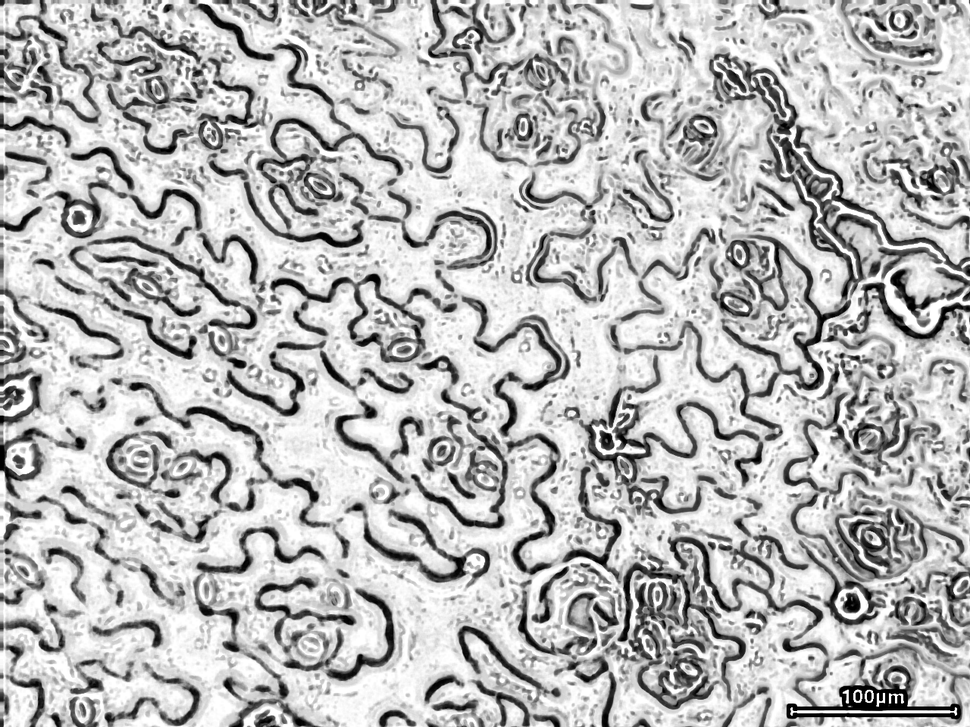
#> input picture final.png, 970 x 727 px, shrunk from 1280 x 960 before the run
$ python final.py
#> lines starting #> are read from the running program, lines starting #| are printed output that depends on the picture; after the words box and inside, x2 and y2 are one past the last pixel; in counts of white or black regions, pixels touching at a corner belong together
import numpy as np
import cv2

def updateValue(new_value):
    # Make sure to write the new value into the global variable
    global trackbar_value
    trackbar_value = new_value


trackbar_value = 0

cv2.namedWindow("Processed Image")
cv2.createTrackbar("blur1_iteratoin", "Processed Image", 0, 10, updateValue)
cv2.createTrackbar("blur2_iteratoin", "Processed Image", 0, 10, updateValue)
cv2.createTrackbar("percentile", "Processed Image", 0, 255, updateValue)
cv2.createTrackbar("Kernel_blur1", "Processed Image",0, 50, updateValue)
cv2.createTrackbar("Kernel_blur2", "Processed Image",0, 50, updateValue)
cv2.createTrackbar("kernel_opening", "Processed Image",0,20,updateValue)
cv2.createTrackbar("kernel_closing", "Processed Image",0,20,updateValue)
cv2.createTrackbar("first erode", "Processed Image", 0, 10, updateValue)
cv2.createTrackbar("Dilation", "Processed Image", 0, 10, updateValue)
cv2.createTrackbar("Erode after Dilate", "Processed Image", 0, 10, updateValue)
cv2.createTrackbar("Kernel_Erosion", "Processed Image",0,20,updateValue)
cv2.createTrackbar("Kernel_Dialation", "Processed Image",0,20,updateValue)


# Blur1 = 31
# Blur2 = 5
# perc = 80
img = cv2.imread("final.png",0)
#> img is the input picture: shape (727, 970); min 0, max 255, mean 185.2

while True:
    itr1 = cv2.getTrackbarPos("blur1_iteratoin", "Processed Image")

    itr2 = cv2.getTrackbarPos("blur2_iteratoin", "Processed Image")
    perc = cv2.getTrackbarPos("percentile", "Processed Image")
    Blur1 = cv2.getTrackbarPos("Kernel_blur1", "Processed Image") or 31
    if Blur1%2==0:
           Blur1+=1 #if Blur1 is an even number this will add 1 with that even number
    Blur2 = cv2.getTrackbarPos("Kernel_blur2", "Processed Image") or 5
    if Blur2%2==0:
           Blur2+=1 #if Blur1 is an even number this will add 1 with that even number
    ero = cv2.getTrackbarPos('first erode', "Processed Image")
    dil = cv2.getTrackbarPos('Dilation', "Processed Image")
    dil_err = cv2.getTrackbarPos("Erode after Dilate", "Processed Image")
    k1 = cv2.getTrackbarPos("Kernel_Erosion", "Processed Image") or 1
    # if k1%2==0:
    #        k1+=1 #if Blur1 is an even number this will add 1 with that even number
    k2 = cv2.getTrackbarPos("Kernel_Dialation", "Processed Image") or 1
    # if k2%2==0:
    #        k2+=1 #if Blur1 is an even number this will add 1 with that even number
    k3= cv2.getTrackbarPos("kernel_opening", "Processed Image") or 1
    # if k3%2==0:
    #        k3+=1 #if Blur1 is an even number this will add 1 with that even number
    k4= cv2.getTrackbarPos("kernel_closing", "Processed Image") or 1
    # if k4%2==0:
    #        k4+=1 #if Blur1 is an even number this will add 1 with that even number


    blur1 = cv2.GaussianBlur(img,(Blur1,Blur1),itr1)
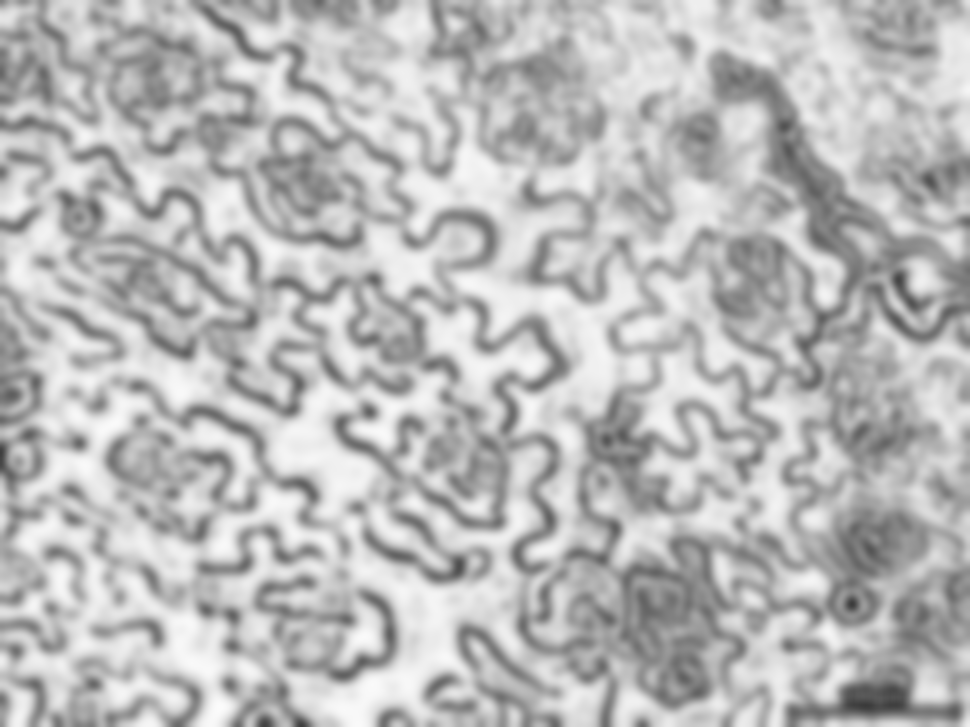
#> blur1: shape (727, 970); min 58, max 252, mean 185.2
    #cv2.imshow("blur1",blur1)
    blur2 = cv2.GaussianBlur(img,(Blur2,Blur2),itr2)
    #cv2.imshow("blur2",blur2)
    res = blur1.astype('float')-blur2.astype('float')
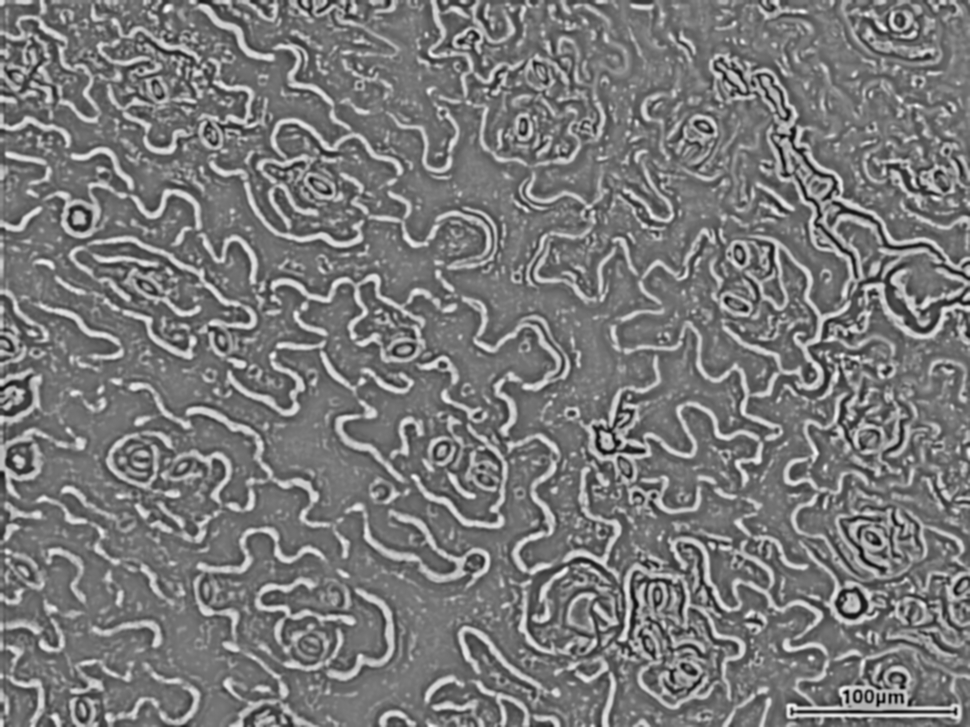
#> res: shape (727, 970) float64; min -132, max 143, mean 0; drawn with min black and max white


    res-=np.amin(res)
    res/=np.amax(res)
    print(np.percentile(res,perc))
#| 0.0
    res = (res>np.percentile(res,perc)).astype("uint8")*255
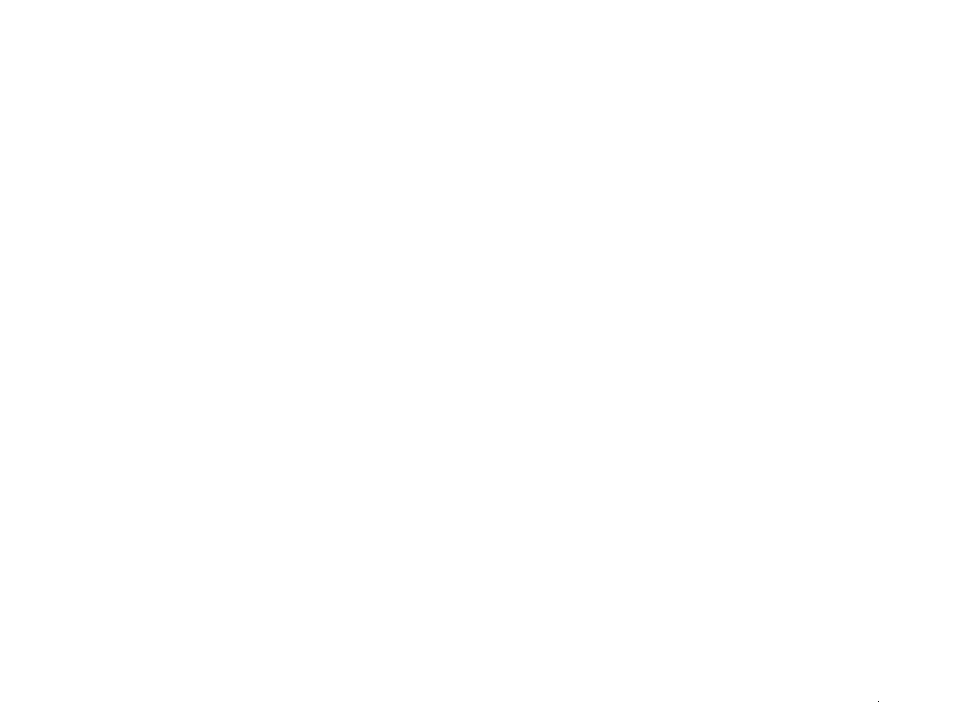
#> res: shape (727, 970); 100% white; black in thin lines or dots, all inside (x1, y1, x2, y2) = (878, 701, 879, 702)

    #cv2.imshow('heatmap', res)
    kernel_op = np.ones((k3,k3),np.uint8)
    openning= cv2.morphologyEx(res,cv2.MORPH_OPEN,kernel_op)
    kernel_cl = np.ones((k4,k4),np.uint8)
    closing= cv2.morphologyEx(openning,cv2.MORPH_CLOSE,kernel_cl)
    kernel_o = np.ones((k1,k1),np.uint8)
    #kernel1 = cv2.getStructuringElement(cv2.MORPH_ELLIPSE, kernel_o)
    kernel_c = np.ones((k2,k2),np.uint8)
    #kernel = cv2.getStructuringElement(cv2.MORPH_ELLIPSE, kernel_c)
    erosion = cv2.erode(closing, kernel_o, iterations=ero)
    dilation = cv2.dilate(erosion, kernel_c, iterations=dil)
    dil_erode = cv2.erode(dilation, kernel_o, iterations=dil_err)
    #_ , gray_filtered = cv2.threshold(dil_erode, 0, 255,cv2.THRESH_BINARY_INV)
    gray_filtered= cv2.adaptiveThreshold(img,255,cv2.ADAPTIVE_THRESH_GAUSSIAN_C,cv2.THRESH_BINARY_INV,11,2)
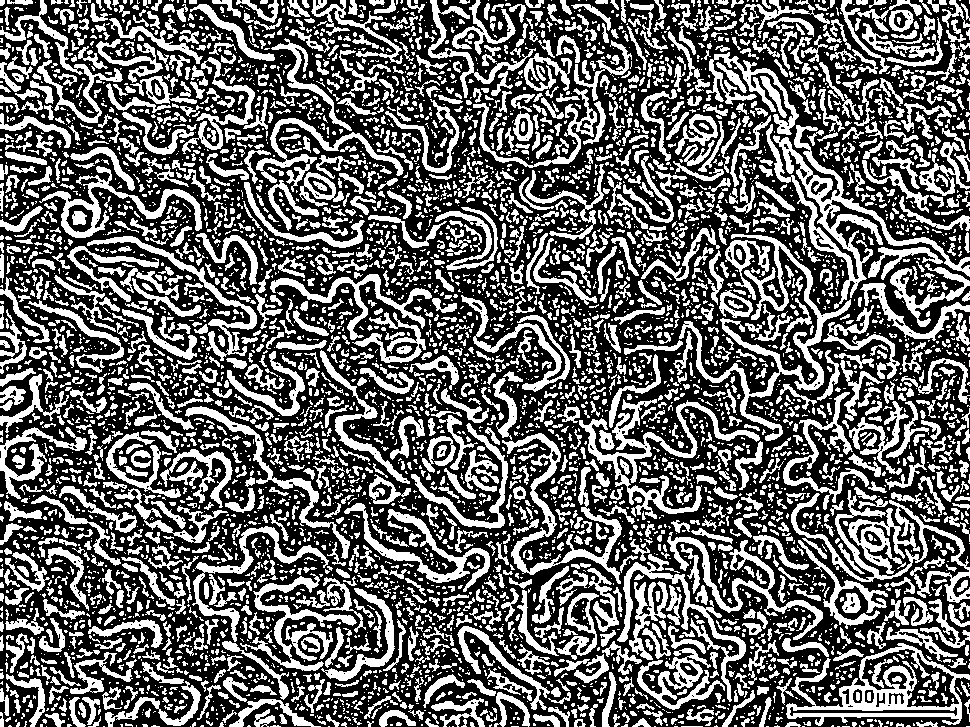
#> gray_filtered: shape (727, 970); 39.6% white; 6073 white regions (3915 under 20 px), largest, box (x1, y1, x2, y2) and area: (766, 124, 970, 309) 5175, (791, 490, 970, 603) 4572, (679, 234, 851, 441) 4330

    cv2.imshow("adaptive threshholding",gray_filtered)
    # [12 lines of commented-out code are left out]
    cv2.imshow("Processed Image", gray_filtered)

    if cv2.waitKey(1) & 0xFF == ord('q'):
#> (key q is pressed here)
        break

cv2.destroyAllWindows()
